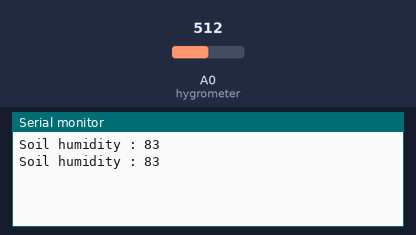
A sketch run on a simulated Arduino Uno, built with avr-gcc and run on an emulated ATmega328P. Shown: the last lines printed to the serial monitor. The inputs (shaded band) are chosen by the test bench; at power-on: A0 (hygrometer) = 512.

Above: at 2.8 s.
2.9 s: A0 (hygrometer) set to 716
At 5.2 s:
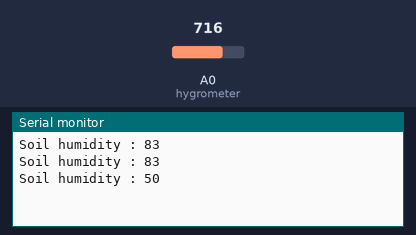
5.6 s: A0 (hygrometer) set to 900
At 6.9 s:
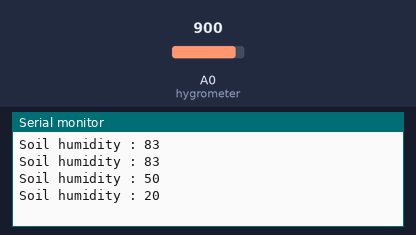
Timing chart, 0 to 8.6 s (numbered marks = the images above; inputs shaded):
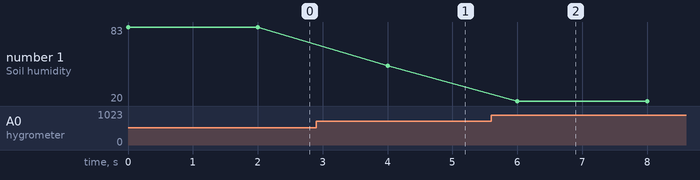

Measured:
- after the input at 2.9 s, the serial monitor: prints a new line after 1.1 s (image 1)
- after the input at 5.6 s, the serial monitor: prints a new line after 0.40 s (image 2)
- plotted number 1: 83 → 50 after the input at 2.9 s, 50 → 20 after the input at 5.6 s

The sketch:

Arduino_Hygrometer.ino
```cpp
const int hygrometer = A0;
int value;

void setup() {
  // put your setup code here, to run once:
  Serial.begin(9600);
}

void loop() {
  // put your main code here, to run repeatedly:
  value = analogRead(hygrometer);
  value = constrain(value, 400, 1023);    //Keep the ranges!
  value = map(value, 400, 1023, 100, 0);  //Map value : 400 will be 100 and 1023 will be 0
  Serial.print("Soil humidity : ");
  Serial.println(value);;
  delay(2000);
}
```
